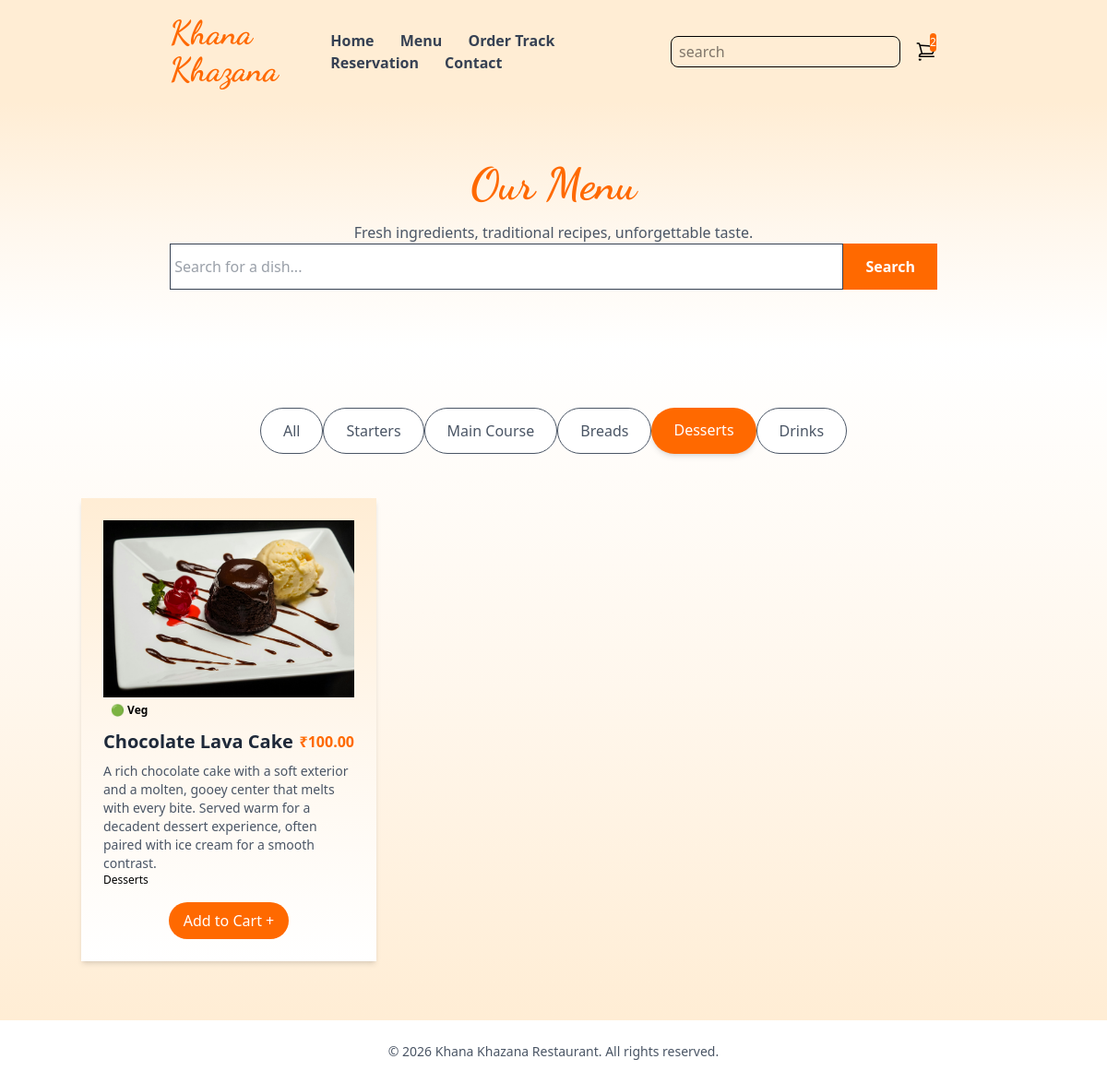
/menu/?category=desserts, run on the app's committed database.
### core/models.py (models this page shows, shortened)
class Category(models.Model):
    name = models.CharField(max_length=100)
    slug = models.SlugField(unique=True)
    order = models.PositiveIntegerField(default=0)  # controls tab order
    class Meta:
        ordering = ['order']
        verbose_name_plural = 'Categories'

class MenuItem(models.Model):
    category = models.ForeignKey(Category, on_delete=models.CASCADE, related_name='items')
    name = models.CharField(max_length=200)
    description = models.TextField(blank=True)
    price = models.DecimalField(max_digits=8, decimal_places=2)
    image = models.ImageField(upload_to='menu/', blank=True, null=True)
    is_veg = models.BooleanField(default=True)
    is_available = models.BooleanField(default=True)
    class Meta:
        ordering = ['name']

### core/views.py (the view)
# urls.py: path("menu/", views.menu, name="menu"),
def menu(request):
  categories = Category.objects.prefetch_related('items').all()
  selected_category = request.GET.get('category', '')
  search_query = request.GET.get('search', '')
  items = MenuItem.objects.filter(is_available=True).select_related('category')
  if selected_category:
    items = items.filter(category__slug=selected_category)
  if search_query:
    items = items.filter(name__icontains=search_query)
  return render(request, 'core/menu.html', {
      'categories': categories,
      'items': items,
      'selected_category': selected_category,
      'search_query': search_query,
    })

### core/templates/core/menu.html (shortened to what this page needs)
{% extends "core/base.html" %}
{% load static %}
{% block hero %}
<section class="bg-gradient-to-b from-orange-100 via-orange-50 to-white">
  <div class="container mx-auto px-24 py-16 text-center">
    <h1 class="text-4xl lg:text-5xl font-bold text-orange-500" style="font-family: 'Dancing Script', cursive;">
      Our Menu
    </h1>
    <p class="mt-4 text-gray-600 text-lg">Fresh ingredients, traditional recipes, unforgettable taste.</p>
    <form method="GET" action="{% url 'menu' %}" class="mt-8 flex justify-center">
      <div class="flex w-full max-w-md">
        <input
          type="text"
          name="search"
          value="{{ search_query }}"
          placeholder=" Search for a dish..."
          class="w-full border border-orange-200 rounded-l-full px-5 py-3 focus:outline-none focus:ring-2 focus:ring-orange-400 bg-white text-gray-700"
        >
        <button type="submit"
          class="bg-orange-500 text-white px-6 py-3 rounded-r-full hover:bg-orange-600 transition duration-200 font-semibold">
          Search
        </button>
      </div>
    </form>
  </div>
</section>
{% endblock hero %}
{% block maincontent %}
<section class="bg-gradient-to-t from-orange-100 via-orange-50 to-white py-16">
  <div class="container mx-auto px-10">
<div class="flex flex-wrap gap-3 mb-12 justify-center px-4">
  <a href="{% url 'menu' %}{% if search_query %}?search={{ search_query }}{% endif %}"
    class="px-6 py-3 rounded-full font-medium transition duration-200
      {% if not selected_category %}bg-orange-500 text-white shadow-md{% else %}bg-white text-gray-600 border border-orange-200 hover:bg-orange-50{% endif %}">
    All
  </a>
  {% for category in categories %}
    <a href="?category={{ category.slug }}{% if search_query %}&search={{ search_query }}{% endif %}"
      class="px-6 py-3 rounded-full font-medium transition duration-200
        {% if selected_category == category.slug %}bg-orange-500 text-white shadow-md{% else %}bg-white text-gray-600 border border-orange-200 hover:bg-orange-50{% endif %}">
      {{ category.name }}
    </a>
  {% endfor %}
</div>
   <br>
    <br>
{% if items %}
  <div class="grid grid-cols-1 md:grid-cols-3 gap-8">
    {% for item in items %}
      <div class="bg-gradient-to-b from-orange-100 via-orange-50 to-white shadow-md p-6 hover:shadow-xl transition-shadow duration-300">
        {% if item.image %}
          <img src="{{ item.image.url }}" alt="{{ item.name }}" class="w-full h-48 object-cover">
        {% else %}
          <div class="w-full h-48 bg-orange-200 flex items-center justify-center">
            <span class="text-orange-400 text-sm">No image</span>
          </div>
        {% endif %}
        <span class="inline-block mt-3 text-xs font-semibold px-2 py-1 rounded-full
          {% if item.is_veg %}bg-green-100 text-green-700{% else %}bg-red-100 text-red-700{% endif %}">
          {% if item.is_veg %}🟢 Veg{% else %}🔴 Non-veg{% endif %}
        </span>
        <div class="flex justify-between items-center mt-2">
          <h3 class="text-xl font-semibold text-gray-800">{{ item.name }}</h3>
          <span class="text-orange-500 font-bold">₹{{ item.price }}</span>
        </div>
        {% if item.description %}
          <p class="text-gray-600 mt-2 text-sm">{{ item.description }}</p>
        {% endif %}
        <p class="text-xs text-gray-400 mt-1">{{ item.category.name }}</p>
        <button
          onclick="addToCart({{ item.id }}, '{{ item.name }}', {{ item.price }})"
          class="block bg-orange-500 text-white mt-4 mx-auto px-4 py-2 rounded-full hover:bg-orange-600 transition duration-200 font-medium">
          Add to Cart +
        </button>
      </div>
    {% endfor %}
  </div>
    {% endif %}
  </div>
</section>
{% endblock maincontent %}

### data on the page
Category: name "Starters"
Category: name "Main Course"
Category: name "Breads"
Category: name "Desserts"
Category: name "Drinks"
MenuItem: image (picture), is_veg "🟢 Veg", name "Chocolate Lava Cake", price "100.00", description "A rich chocolate cake with a soft exterior and a molten, gooey center that melts with every bite. Served warm for a decadent dessert experience, often paired with ice cream for a smooth contrast.", category.name "Desserts"
